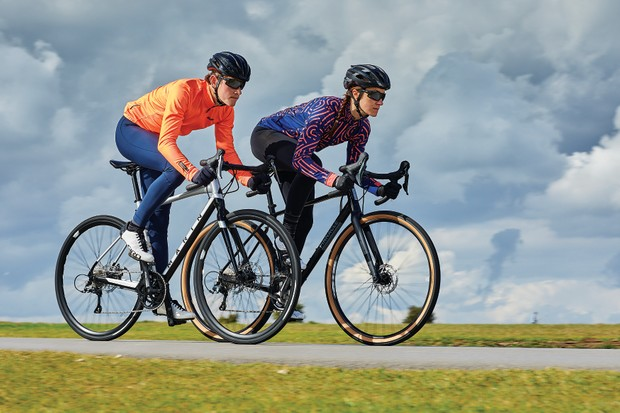
#> input picture image/bike.png, 620 x 413 px, found by its file name; its folder holds only this picture in this run
$ python cut_image.py image/bike.png 5 5 out.png
#> lines starting #> are read from the running program, lines starting #| are printed output that depends on the picture
import cv2
import random
import sys

if len(sys.argv) != 5:
    print("Usage: python3 cut_image.py image_file_name column_num row_num prefix_output_filename")
    sys.exit(1)

image_name = sys.argv[1]
M, N = int(sys.argv[2]), int(sys.argv[3])
output_name = sys.argv[4]

img_orig = cv2.imread('./image/' + image_name, cv2.IMREAD_COLOR)
#> img_orig is the input picture: shape (413, 620, 3); mean B, G, R 144.5, 149.9, 142.7

# 자를 이미지 파일 명을 텍스트 파일에 저장해서 merge_image.py가 읽을 수 있도록 하기
with open('./cut/img2cut.txt', 'w') as f:
    f.write(image_name)

height, width, _ = img_orig.shape
#> height = 413; width = 620
height_piece = height // M
#> height_piece = 82
width_piece = width // N
#> width_piece = 124

# 잘린 이미지 무작위 순서대로 이름 붙이기
random_filenames = random.sample(range(1, (M * N) + 1), (M * N))

for m in range(M):
    for n in range(N):
        top = m * height_piece
        bottom = (m + 1) * height_piece
        left = n * width_piece
        right = (n + 1) * width_piece

        crop = img_orig[top:bottom, left:right]

        if random.random() < 0.5:
            crop = cv2.flip(crop, 1)  # 0.5 확률로 좌우 반전
        if random.random() < 0.5:
            crop = cv2.flip(crop, 0)  # 0.5 확률로 상하 반전
        if random.random() < 0.5:
            crop = cv2.rotate(crop, cv2.ROTATE_90_COUNTERCLOCKWISE)  # 0.5 확률로 반시계 방향 90도 회전

        random_filename = random_filenames.pop()
        cv2.imwrite('./cut/' + output_name + f'_{random_filename}.png', crop)
#> this loop made 5 passes
#> pass 1, `cv2.imwrite('./cut/' + output_name + f'_{random_filename}.png', crop)`:
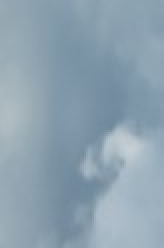
#> saved as out.png_15.png: shape (124, 82, 3) (shown 2 times larger); mean B, G, R 176.3, 162, 141
#> pass 1, `cv2.imwrite('./cut/' + output_name + f'_{random_filename}.png', crop)`:
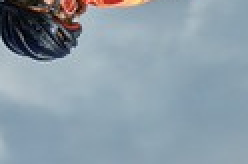
#> saved as out.png_1.png: shape (82, 124, 3) (shown 2 times larger); mean B, G, R 167, 155.2, 138.5
#> pass 1, `cv2.imwrite('./cut/' + output_name + f'_{random_filename}.png', crop)`:
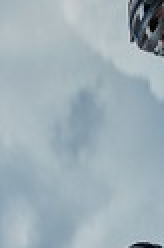
#> saved as out.png_24.png: shape (124, 82, 3) (shown 2 times larger); mean B, G, R 183, 174.7, 158.2
#> pass 1, `cv2.imwrite('./cut/' + output_name + f'_{random_filename}.png', crop)`:
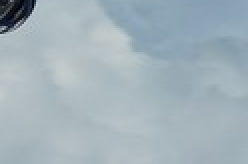
#> saved as out.png_19.png: shape (82, 124, 3) (shown 2 times larger); mean B, G, R 186, 178.1, 162.4

$ run again, on image/motorcycle.png
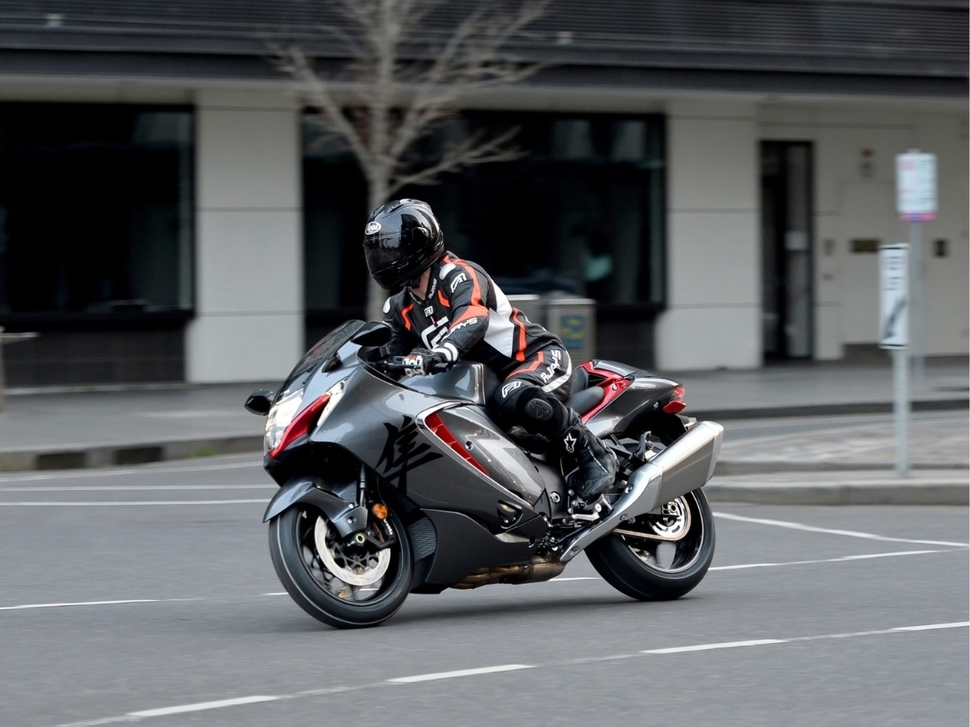
#> input picture image/motorcycle.png, 970 x 727 px, shrunk from 1200 x 900 before the run, found by its file name
#> img_orig is the input picture: shape (727, 970, 3); mean B, G, R 96.3, 93.5, 91.1
#> the loop `for m in range(M):` made 5 passes
#> pass 1, `cv2.imwrite('./cut/' + output_name + f'_{random_filename}.png', crop)`:
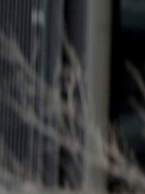
#> saved as out.png_24.png: shape (194, 145, 3); mean B, G, R 55, 54.8, 54.1
#> pass 1, `cv2.imwrite('./cut/' + output_name + f'_{random_filename}.png', crop)`:
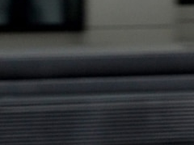
#> saved as out.png_19.png: shape (145, 194, 3); mean B, G, R 53.8, 52, 49.8
